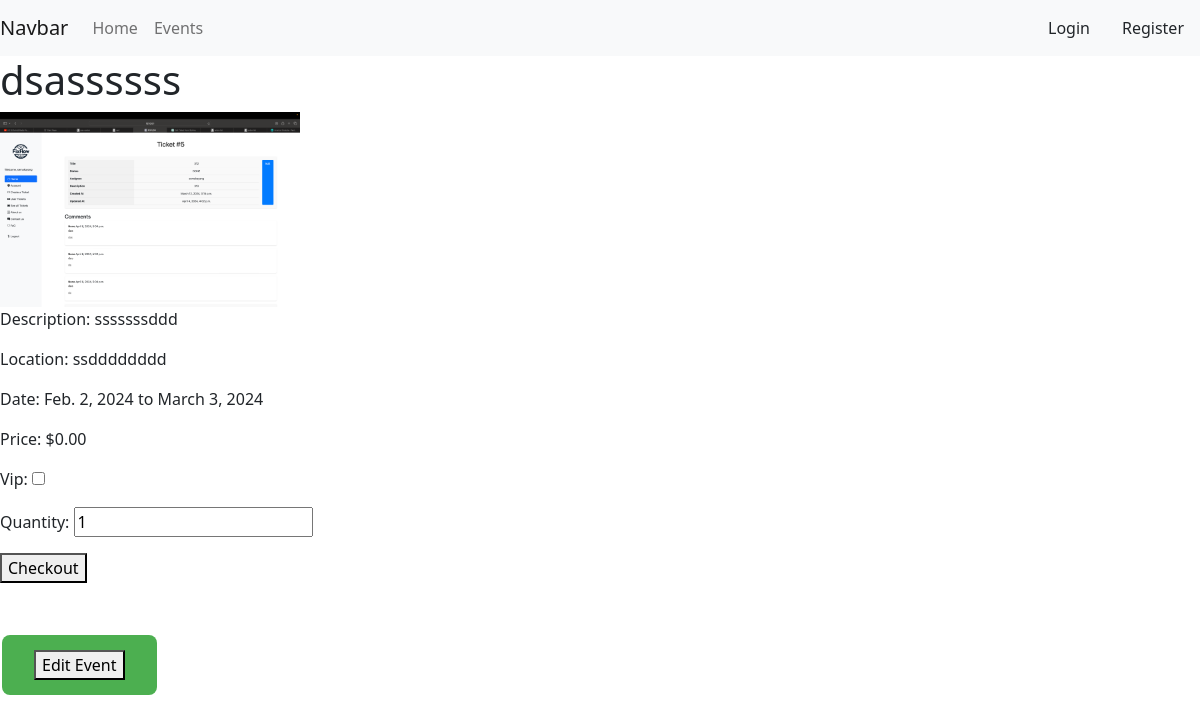
The page /events/3/ on the database its author committed.
### GoTicketsApp/models.py (models this page shows)
class Event(models.Model):
    title = models.CharField(max_length=80)
    organizer = models.ForeignKey(User, null=True, blank = True, on_delete=models.CASCADE, related_name= 'organizer' )
    description = models.TextField()
    location = models.CharField(max_length=30)
    start_date = models.DateField()
    end_date = models.DateField()
    image = models.ImageField(upload_to='images/')
    price = models.DecimalField(max_digits=6, decimal_places=2)

### GoTicketsApp/views.py (the view)
# urls.py: path('events/<int:id>/', views.events_by_id, name="events_by_id"),
def events_by_id(request, id):
    event = get_object_or_404(Event, pk=id)
    if request.method == "POST":
        form = PurchaseForm(request.POST, request.FILES)
        if form.is_valid():
            purchase = form.save(commit=False)
            purchase.user = request.user
            purchase.event = event
            purchase.save()
            request.session['event_details'] = {
                'id': event.id,
                'title': event.title,
                'image_url': event.image.url if event.image else None,
                'description': event.description,
                'location': event.location,
                'start_date': str(event.start_date),
                'end_date': str(event.end_date),
                'price': str(event.price),
                'vip': purchase.vip,
                'quantity': purchase.quantity,
            }
            return redirect('checkout')
    else:
        form = PurchaseForm()
    context = {
        'event': event,
        'form': form,
    }
    return render(request, 'GoTickets/events_by_id.html', context)

### GoTicketsApp/forms.py
class PurchaseForm(forms.ModelForm):
    class Meta:
        model = Purchase
        fields = ['vip', 'quantity']

### GoTicketsApp/templates/GoTickets/events_by_id.html (shortened to what this page needs)
{% extends 'GoTickets/base/base.html' %}
{% block content %}
<div class="event-detail">
  <h1>{{ event.title }}</h1>
  <img src="{{ event.image.url }}" alt="{{ event.title }}" style="width:100%;max-width:300px;">
  <p>Description: {{ event.description }}</p>
  <p>Location: {{ event.location }}</p>
  <p>Date: {{ event.start_date }} to {{ event.end_date }}</p>
  <p>Price: ${{ event.price }}</p>
</div>
<form method="post">
    {{ form.as_p }}
    <button type="submit">Checkout</button>
</form><br/><br/>
<a href="/events/{{ event.id }}/manage/" class="button-style"><button>Edit Event</button></a>
{% endblock %}

### GoTicketsApp/static/css/style.css (style rules this page uses)
.button-style { background-color: #4CAF50; border: none; color: white; padding: 15px 32px; text-align: center; text-decoration: none; display: inline-block; font-size: 16px; margin: 4px 2px; cursor: pointer; border-radius: 8px; }

### rows shown on the page
Event: title "dsassssss", image (picture), description "sssssssddd", location "ssdddddddd", start_date "Feb. 2, 2024", end_date "March 3, 2024", price "0.00"
